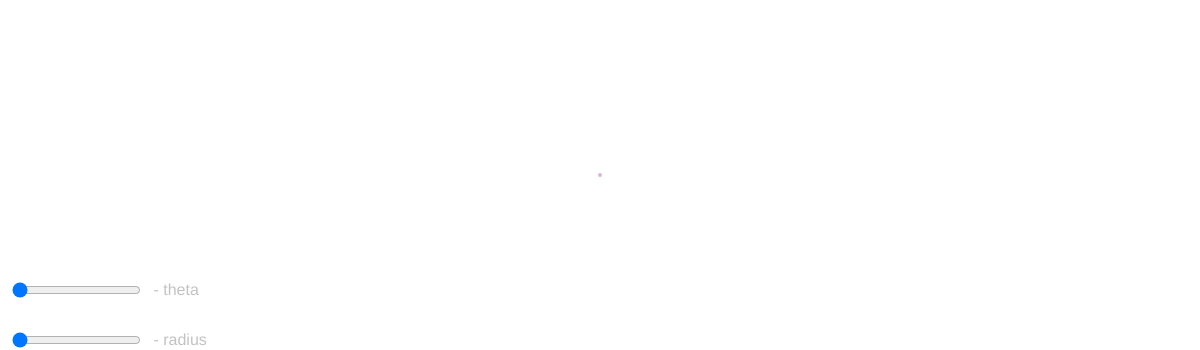
Frame 1 (no input)
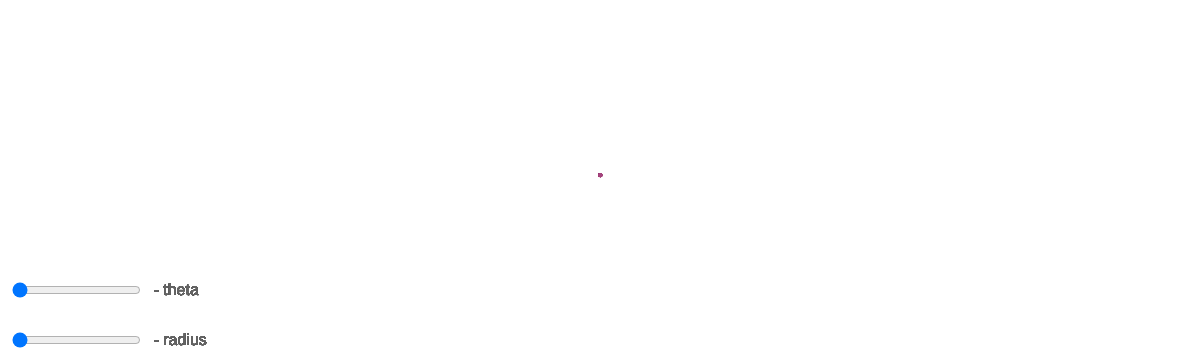
Frame 60 (no input)
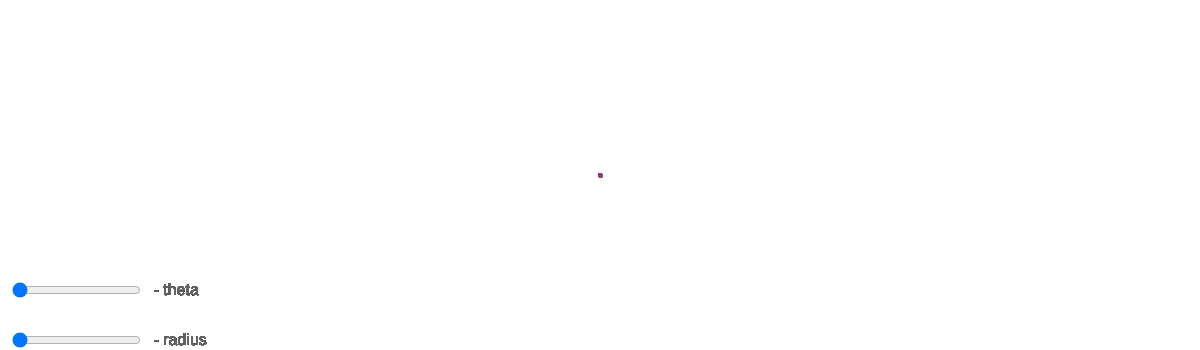
Frame 120 (the mouse pressed at the canvas centre since frame 60)

The p5.js sketch that drew these frames (run headless with seeded random() and noise() and a simulated clock; from frame 60 on, the mouse is pressed at the canvas centre):

// p5.js sketch
// ── sketch.js
var r = 0;
var theta = 0;
var rSlider, tSlider;

//colour animation vectors
var xoffs;
var yoffs;
var increments;

function setup() {
    createCanvas(windowWidth, 350);
    background(255);
    
    //create vectors for colour and noise incerments
    xoffs = createVector(0.0, 1.0, 2.0);
    yoffs = createVector(0.0, 1.0, 2.0);
    increments = createVector(0.001, 0.001, 0.001);
    
    //create sliders to change theta and radius
    rSlider = createSlider(0,1000,1);
    rSlider.position(10,height-20);
    tSlider = createSlider(0,1000,1);
    tSlider.position(10,height-70);
}

function draw() {
    //Polar coordinates (r,theta) are converted to Cartesian (x,y) for use in the ellipse() function.
    var x = r * cos(theta);
    var y = r * sin(theta);
    
    noStroke();
    addColour();
    ellipse(x + width / 2, y + height / 2, 4, 4);
    
    push();
    fill(100,100);
    textSize(16);
    text(" - theta", tSlider.x * 2 + tSlider.width,height-55);
    text(" - radius", rSlider.x * 2 + rSlider.width,height-5);
    pop();
    
    theta += map(tSlider.value(),0,1000,0.01,0.3);
    r += map(rSlider.value(),0,1000,0.01,0.2);
}

function addColour() {
    //use xoff and yoff for noise
    var r = map(noise(xoffs.x, yoffs.x), 0, 1, 0, 255);
    var g = map(noise(xoffs.y, yoffs.y), 0, 1, 0, 255);
    var b = map(noise(xoffs.z, yoffs.z), 0, 1, 0, 255);
    
    fill(r, g, b, 100);
    
    xoffs.add(increments);
    yoffs.add(increments);
}

function keyPressed() {
    if(keyIsPressed && keyCode == 67) {
        background(255);
        r = 0;
        theta = 0;
    }
}
